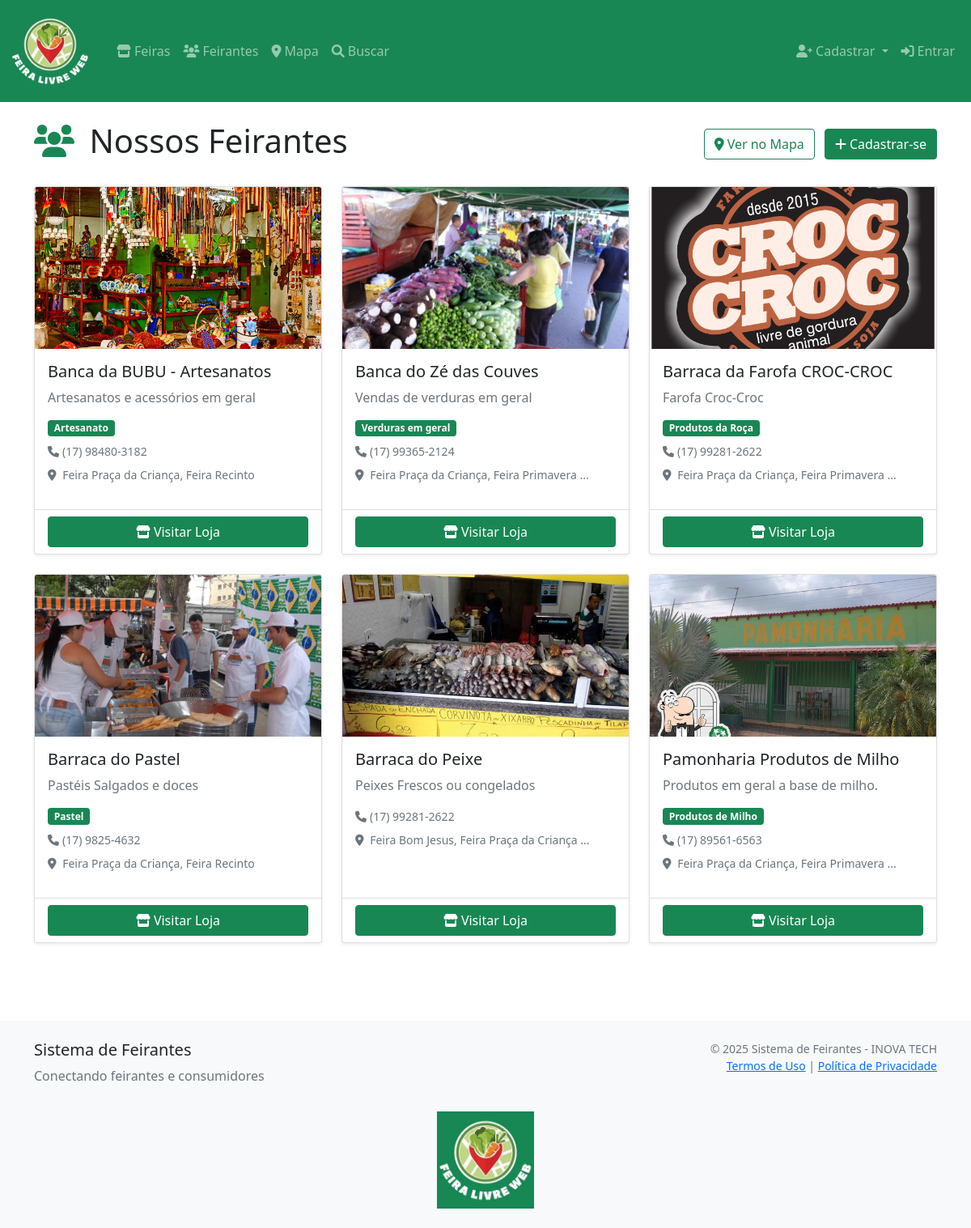
The page /feirantes/ on the database its author committed.
### feirantes/models.py (models this page shows, shortened)
class Feirante(models.Model):
    usuario = models.OneToOneField(
        User, on_delete=models.CASCADE, related_name='feirante')
    nome_comercial = models.CharField(max_length=200)
    cpf = models.CharField(max_length=14, unique=True)
    telefone = models.CharField(max_length=20)
    whatsapp = models.CharField(max_length=20, blank=True)
    email = models.EmailField(unique=True)
    endereco = models.TextField(blank=True)
    cidade = models.CharField(max_length=100, blank=True)
    estado = models.CharField(max_length=2, blank=True)
    cep = models.CharField(max_length=9, blank=True)
    descricao = models.TextField(blank=True)
    foto = models.ImageField(upload_to='feirantes/', blank=True, null=True)
    especialidades = models.ManyToManyField(
        Especialidade, blank=True,
        help_text="Principais produtos/especialidades")
    feiras = models.ManyToManyField(
        Feira,
        blank=True,
        help_text="Feiras onde o feirante participa",
        related_name="feirantes"
    )
    subdominio = models.SlugField(
        max_length=100, unique=True,
        help_text="URL da loja: site.com/loja/[subdominio]")
    instagram = models.CharField(max_length=100, blank=True)
    facebook = models.CharField(max_length=100, blank=True)
    ativo = models.BooleanField(default=True)
    verificado = models.BooleanField(default=False)
    criado_em = models.DateTimeField(auto_now_add=True)
    atualizado_em = models.DateTimeField(auto_now=True)
    views = models.PositiveIntegerField(default=0)
    class Meta:
        verbose_name = 'Feirante'
        verbose_name_plural = 'Feirantes'
        ordering = ['nome_comercial']
    @property
    def telefone_formatado(self):
        if not self.telefone:
            return ""
        numero = self.telefone
        if numero.startswith('55'):
            numero = numero[2:]
        if len(numero) == 11:
            return f"({numero[:2]}) {numero[2:7]}-{numero[7:]}"
        elif len(numero) == 10:
            return f"({numero[:2]}) {numero[2:6]}-{numero[6:]}"
        return numero

class Especialidade(models.Model):
    nome = models.CharField(max_length=100, unique=True)
    descricao = models.TextField(blank=True)
    ativo = models.BooleanField(default=True)
    criado_em = models.DateTimeField(auto_now_add=True)
    class Meta:
        verbose_name = 'Especialidade'
        verbose_name_plural = 'Especialidades'
        ordering = ['nome']

class Feira(models.Model):
    DIAS_SEMANA = [
        ('segunda', 'Segunda-feira'),
        ('terca', 'Terça-feira'),
        ('quarta', 'Quarta-feira'),
        ('quinta', 'Quinta-feira'),
        ('sexta', 'Sexta-feira'),
        ('sabado', 'Sábado'),
        ('domingo', 'Domingo'),
        ('segunda_quarta', 'Segunda e Quarta'),
        ('terca_quinta', 'Terça e Quinta'),
        ('segunda_quinta', 'Segunda a Quinta'),
        ('segunda_sexta', 'Segunda a Sexta'),
        ('sabado_domingo', 'Finais de Semana'),
        ('todos_dias', 'Todos os dias'),
    ]
    nome = models.CharField(max_length=200)
    endereco = models.TextField()
    cidade = models.CharField(max_length=100)
    estado = models.CharField(max_length=2)
    cep = models.CharField(max_length=9, blank=True)
    latitude = models.DecimalField(
        max_digits=10, decimal_places=7, blank=True, null=True)
    longitude = models.DecimalField(
        max_digits=10, decimal_places=7, blank=True, null=True)
    dias_funcionamento = models.CharField(
        max_length=20, choices=DIAS_SEMANA, default='sabado')
    horario_funcionamento = models.CharField(
        max_length=100, blank=True, help_text="Ex: 7h às 12h")
    ativa = models.BooleanField(default=True)
    criado_em = models.DateTimeField(auto_now_add=True)
    atualizado_em = models.DateTimeField(auto_now=True)
    class Meta:
        verbose_name = 'Feira'
        verbose_name_plural = 'Feiras'
        ordering = ['nome']

### feirantes/views.py (the view)
# urls.py: path('', views.listar_feirantes, name='listar'),
def listar_feirantes(request):
    feirantes = Feirante.objects.filter(ativo=True).order_by('nome_comercial')
    paginator = Paginator(feirantes, 6)
    page_number = request.GET.get('page')
    feirantes = paginator.get_page(page_number)
    return render(request, 'feirantes/lista.html', {
        'feirantes': feirantes
    })

### feirantes/templates/feirantes/lista.html (shortened to what this page needs)
{% extends 'feirantes/base.html' %}
{% block content %}
<div class="container">
    <div class="row">
        <div class="col-12">
            <div class="d-flex justify-content-between align-items-center mb-4">
                <h1>
                    <i class="fas fa-users text-success me-2"></i>
                    Nossos Feirantes
                </h1>
                <div>
                    <a href="{% url 'feirantes:mapa' %}" class="btn btn-outline-success me-2">
                        <i class="fas fa-map-marker-alt me-1"></i>Ver no Mapa
                    </a>
                    {% if not user.is_authenticated %}
                    <a href="{% url 'feirantes:cadastro' %}" class="btn btn-success">
                        <i class="fas fa-plus me-1"></i>Cadastrar-se
                    </a>
                    {% endif %}
                </div>
            </div>
        </div>
    </div>
    {% if feirantes %}
    <div class="row">
        {% for feirante in feirantes %}
        <div class="col-md-6 col-lg-4 mb-4">
            <div class="card h-100 shadow-sm">
                {% if feirante.foto %}
                <img src="{{ feirante.foto.url }}" class="card-img-top" alt="{{ feirante.nome_comercial }}"
                    style="height: 200px; object-fit: cover;">
                {% else %}
                <div class="card-img-top bg-light d-flex align-items-center justify-content-center"
                    style="height: 200px;">
                    <i class="fas fa-store text-muted" style="font-size: 3rem;"></i>
                </div>
                {% endif %}
                <div class="card-body">
                    <h5 class="card-title">{{ feirante.nome_comercial }}</h5>
                    {% if feirante.descricao %}
                    <p class="card-text text-muted">
                        {{ feirante.descricao|truncatewords:15 }}
                    </p>
                    {% endif %}
                    <div class="mb-2">
                        {% if feirante.especialidades.all %}
                        {% for especialidade in feirante.especialidades.all|slice:":3" %}
                        <span class="badge bg-success me-1">{{ especialidade.nome }}</span>
                        {% endfor %}
                        {% endif %}
                    </div>
                    {% if feirante.telefone %}
                    <div class="text-muted small mb-2">
                        <i class="fas fa-phone me-1"></i>{{ feirante.telefone_formatado }}
                    </div>
                    {% endif %}
                    {% if feirante.feiras.all %}
                    <div class="text-muted small mb-3">
                        <i class="fas fa-map-marker-alt me-1"></i>
                        {% for feira in feirante.feiras.all|slice:":2" %}
                        {{ feira.nome }}{% if not forloop.last %}, {% endif %}
                        {% endfor %}
                        {% if feirante.feiras.count > 2 %}
                        <span class="text-muted">...</span>
                        {% endif %}
                    </div>
                    {% endif %}
                </div>
                <div class="card-footer bg-transparent">
                    <a href="{% url 'feirantes:loja_feirante' feirante.subdominio %}" class="btn btn-success w-100">
                        <i class="fas fa-store me-1"></i>Visitar Loja
                    </a>
                </div>
            </div>
        </div>
        {% endfor %}
    </div>
    {% endif %}
</div>
{% endblock %}

### rows shown on the page
Feirante: foto (picture), nome_comercial "Banca da BUBU - Artesanatos", descricao "Artesanatos e acessórios em geral", telefone_formatado "(17) 98480-3182"
Especialidade: nome "Artesanato"
Feira: nome "Feira Praça da Criança"
Feira: nome "Feira Recinto"
Feirante: foto (picture), nome_comercial "Banca do Zé das Couves", descricao "Vendas de verduras em geral", telefone_formatado "(17) 99365-2124"
Especialidade: nome "Verduras em geral"
Feira: nome "Feira Primavera"
Feirante: foto (picture), nome_comercial "Barraca da Farofa CROC-CROC", descricao "Farofa Croc-Croc", telefone_formatado "(17) 99281-2622"
Especialidade: nome "Produtos da Roça"
Feirante: foto (picture), nome_comercial "Barraca do Pastel", descricao "Pastéis Salgados e doces", telefone_formatado "(17) 9825-4632"
Especialidade: nome "Pastel"
Feirante: foto (picture), nome_comercial "Barraca do Peixe", descricao "Peixes Frescos ou congelados", telefone_formatado "(17) 99281-2622"
Feira: nome "Feira Bom Jesus"
Feirante: foto (picture), nome_comercial "Pamonharia Produtos de Milho", descricao "Produtos em geral a base de milho.", telefone_formatado "(17) 89561-6563"
Especialidade: nome "Produtos de Milho"
